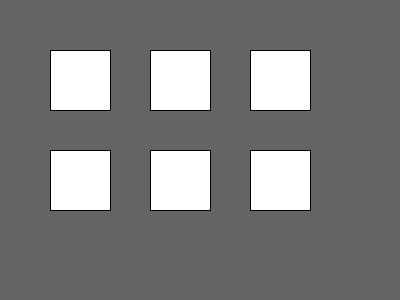
Frame 1 (no input)
Frame 60 (the mouse pressed at the canvas centre just before this capture): identical to frame 1, image omitted
Frame 120 (the mouse held since frame 60 and released just before this capture): identical to frame 1, image omitted

The Processing sketch that drew this single still picture (run headless with seeded random() and noise(); from frame 60 on, the mouse is pressed at the canvas centre):

// Processing sketch: buttonClassArray9_8
// ── buttonClassArray9_8.pde
// Exercise 9-8: Button class with array of buttons
Button[] buttons;

void setup() {
  size(400, 300);
  
  //Array of 6 buttons 
  buttons = new Button[6];
  buttons[0] = new Button(50, 50, 60, 60);
  buttons[1] = new Button(150, 50, 60, 60);
  buttons[2] = new Button(250, 50, 60, 60);
  buttons[3] = new Button(50, 150, 60, 60);
  buttons[4] = new Button(150, 150, 60, 60);
  buttons[5] = new Button(250, 150, 60, 60);
}

void draw() {
  background(100);
  // Display all buttons
  for (int i = 0; i < buttons.length; i++) {
    buttons[i].display();
  }
}

void mousePressed() {
  // Check each button for mouse press
  for (int i = 0; i < buttons.length; i++) {
    buttons[i].pressed(mouseX, mouseY);
  }
}

class Button {
  float x;
  float y;
  float w;
  float h;
  boolean on;
  
  Button(float tempX, float tempY, float tempW, float tempH) {
    x = tempX;
    y = tempY;
    w = tempW;
    h = tempH;
    on = false; //Button starts off
  }
  
  void display() {
    //Change color based on button state
    if (on) {
      fill(128, 0, 128); //Purple when pressed
      stroke(255);
    } else {
      fill(255); //Gray when off
      stroke(0);
    }
    rect(x, y, w, h);
  }
  
  void pressed(int mx, int my) {
    //Check if mouse is inside button
    if (mx > x && mx < x + w && my > y && my < y + h) {
      on = !on; 
    }
  }
}
